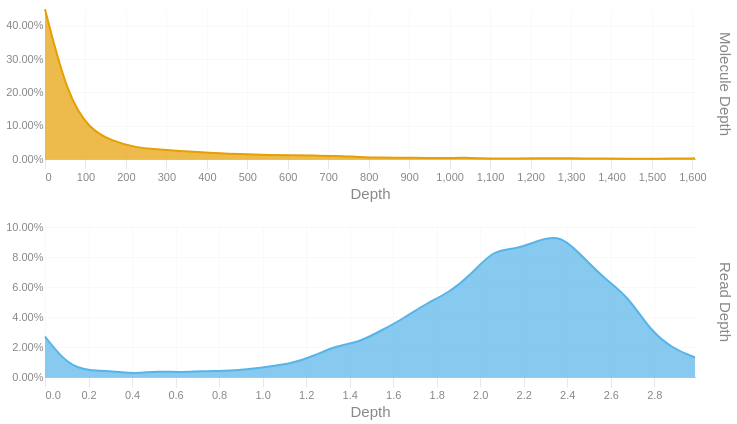

Here is the notebook cell this chart was saved with:
### Code cell
readdep = depth_hist(tb['Read Depth'], q99, 3)
readdep = readdep.with_columns(pl.lit('Read Depth').alias('Metric'))
if not SKIPLR:
    moldep = depth_hist(tb['Molecule Depth'], mol_q99, 1)
    moldep = moldep.with_columns(pl.lit('Molecule Depth').alias('Metric'))
    _hist = pl.concat([readdep, moldep])
    _hist = _hist.filter(pl.col('Proportion') != 0)
    with SafeRender(_hist):
        (
            alt.Chart(_hist)        
            .mark_area(interpolate = "basis")
            .encode(
                x=alt.X('Bin:Q').scale(domainMin=0).axis(alt.Axis(title='Depth')),
                y = alt.Y('Proportion:Q', title = None).axis(format = '.2%'),
                color = alt.Color('Metric:N').legend(None),
                row = alt.Row("Metric:N").header(title = None, labelOrient = 'right'),
                tooltip = [
                    alt.Tooltip("Metric:N", title = "Metric"),
                    alt.Tooltip('Interval:N', title = "Depth Interval"),
                    alt.Tooltip('Proportion:Q', title = "% Alignments").format('.2%')
                ]
            )
            .resolve_scale(x='independent', y='independent')
            .properties(
                height = 150, width = 650,
                usermeta={'embedOptions': {'downloadFileName': f'{samplename}.depth.hist'}}
            )
        ).display()
else:
    readdep = readdep.filter(pl.col('Proportion') != 0)
    with SafeRender(readdep):
        (
            alt.Chart(readdep)        
            .mark_area(interpolate = "basis")
            .encode(
                x=alt.X('Bin:Q').scale(domainMin=0).axis(alt.Axis(title='Depth')),
                y = alt.Y('Proportion:Q', title = None).axis(format = '.2%'),
                tooltip = [
                    alt.Tooltip('Interval:N', title = "Depth Interval"),
                    alt.Tooltip('Proportion:Q', title = "% Alignments").format('.2%')
                ]
            )
            .properties(
                usermeta={'embedOptions': {'downloadFileName': f'{samplename}.depth.hist'}}
            )
        ).display()

### Figure 1 — Vega-Lite specification as saved in the notebook (floating-point values rounded to 4 significant figures)
{"width": 650, "height": 150, "config": {"title": {"anchor": "start", "dy": -15, "fontSize": 18, "color": "#888888", "subtitleColor": "#888888", "subtitleFontSize": 14}, "arc": {"fill": "#0072B2"}, "axis": {"domainColor": "#888888", "domainWidth": 0.5, "gridWidth": 0.2, "grid": false, "titleFontWeight": 400, "titleFontSize": 15, "labelFontSize": 11, "labelColor": "#888888", "tickColor": "#888888", "tickWidth": 0.2, "titleColor": "#888888"}, "axisBand": {"grid": false}, "axisX": {"grid": true, "tickSize": 10, "domainCap": "round"}, "axisY": {"domain": false, "grid": true, "tickSize": 0, "domainCap": "round"}, "background": "transparent", "header": {"labelFontSize": 15, "labelColor": "#888888", "titleFontSize": 15, "titleFontWeight": 600, "titleColor": "#888888"}, "legend": {"labelFont": "sans-serif", "labelFontSize": 12, "labelColor": "#888888", "symbolSize": 100, "symbolType": "circle", "titleFontSize": 12, "titlePadding": 10, "titleColor": "#888888", "title": null}, "range": {"category": ["#E69F00", "#56B4E9", "#009E73", "#F0E442", "#0072B2", "#D55E00", "#CC79A7", "#000000"], "diverging": ["#cfe8f3", "#a2d4ec", "#73bfe2", "#46abdb", "#1696d2", "#12719e"]}, "area": {"fill": "#0072B2", "fillOpacity": 0.7, "line": true, "strokeOpacity": 0.7}, "line": {"color": "#0072B2", "stroke": "#0072B2", "strokeWidth": 2}, "trail": {"color": "#0072B2", "stroke": "#0072B2", "strokeWidth": 0, "size": 1}, "point": {"filled": true, "fillOpacity": 1.0, "size": 95}, "text": {"color": "#888888", "fontSize": 11, "align": "right", "fontWeight": 400, "size": 11}, "bar": {"fill": "#0072B2", "stroke": null}, "view": {"stroke": null, "continuousWidth": 660, "continuousHeight": 400}}, "data": {"name": "data-7948562917d6e6d70819fa5ae19a9c99"}, "mark": {"type": "area", "interpolate": "basis"}, "encoding": {"color": {"field": "Metric", "legend": null, "type": "nominal"}, "row": {"field": "Metric", "header": {"title": null, "labelOrient": "right"}, "type": "nominal"}, "tooltip": [{"field": "Metric", "title": "Metric", "type": "nominal"}, {"field": "Interval", "title": "Depth Interval", "type": "nominal"}, {"field": "Proportion", "format": ".2%", "title": "% Alignments", "type": "quantitative"}], "x": {"axis": {"title": "Depth"}, "field": "Bin", "scale": {"domainMin": 0}, "type": "quantitative"}, "y": {"axis": {"format": ".2%"}, "field": "Proportion", "title": null, "type": "quantitative"}}, "resolve": {"scale": {"x": "independent", "y": "independent"}}, "usermeta": {"embedOptions": {"downloadFileName": "S6_Kennetcook_3564.depth.hist"}}, "$schema": "https://vega.github.io/schema/vega-lite/v6.1.0.json", "datasets": {"data-7948562917d6e6d70819fa5ae19a9c99": [{"Bin": 0.0, "Interval": "0.0-0.103", "Proportion": 0.027, "Metric": "Read Depth"}, {"Bin": 0.103, "Interval": "0.103-0.206", "Proportion": 0.008, "Metric": "Read Depth"}, {"Bin": 0.206, "Interval": "0.206-0.309", "Proportion": 0.004, "Metric": "Read Depth"}, {"Bin": 0.309, "Interval": "0.309-0.412", "Proportion": 0.004, "Metric": "Read Depth"}, {"Bin": 0.412, "Interval": "0.412-0.515", "Proportion": 0.002, "Metric": "Read Depth"}, {"Bin": 0.515, "Interval": "0.515-0.618", "Proportion": 0.004, "Metric": "Read Depth"}, {"Bin": 0.618, "Interval": "0.618-0.721", "Proportion": 0.003, "Metric": "Read Depth"}, {"Bin": 0.721, "Interval": "0.721-0.824", "Proportion": 0.004, "Metric": "Read Depth"}, {"Bin": 0.824, "Interval": "0.824-0.927", "Proportion": 0.004, "Metric": "Read Depth"}, {"Bin": 0.927, "Interval": "0.927-1.03", "Proportion": 0.005, "Metric": "Read Depth"}, {"Bin": 1.03, "Interval": "1.03-1.133", "Proportion": 0.007, "Metric": "Read Depth"}, {"Bin": 1.133, "Interval": "1.133-1.236", "Proportion": 0.009, "Metric": "Read Depth"}, {"Bin": 1.236, "Interval": "1.236-1.339", "Proportion": 0.014, "Metric": "Read Depth"}, {"Bin": 1.339, "Interval": "1.339-1.442", "Proportion": 0.021, "Metric": "Read Depth"}, {"Bin": 1.442, "Interval": "1.442-1.545", "Proportion": 0.023, "Metric": "Read Depth"}, {"Bin": 1.545, "Interval": "1.545-1.648", "Proportion": 0.031, "Metric": "Read Depth"}, {"Bin": 1.648, "Interval": "1.648-1.751", "Proportion": 0.039, "Metric": "Read Depth"}, {"Bin": 1.751, "Interval": "1.751-1.854", "Proportion": 0.049, "Metric": "Read Depth"}, {"Bin": 1.854, "Interval": "1.854-1.957", "Proportion": 0.056, "Metric": "Read Depth"}, {"Bin": 1.957, "Interval": "1.957-2.06", "Proportion": 0.068, "Metric": "Read Depth"}, {"Bin": 2.06, "Interval": "2.06-2.163", "Proportion": 0.085, "Metric": "Read Depth"}, {"Bin": 2.163, "Interval": "2.163-2.266", "Proportion": 0.085, "Metric": "Read Depth"}, {"Bin": 2.266, "Interval": "2.266-2.369", "Proportion": 0.091, "Metric": "Read Depth"}, {"Bin": 2.369, "Interval": "2.369-2.472", "Proportion": 0.095, "Metric": "Read Depth"}, {"Bin": 2.472, "Interval": "2.472-2.575", "Proportion": 0.08, "Metric": "Read Depth"}, {"Bin": 2.575, "Interval": "2.575-2.678", "Proportion": 0.065, "Metric": "Read Depth"}, {"Bin": 2.678, "Interval": "2.678-2.781", "Proportion": 0.054, "Metric": "Read Depth"}, {"Bin": 2.781, "Interval": "2.781-2.884", "Proportion": 0.031, "Metric": "Read Depth"}, {"Bin": 2.884, "Interval": "2.884-2.987", "Proportion": 0.019, "Metric": "Read Depth"}, {"Bin": 2.987, "Interval": "2.987-3.09", "Proportion": 0.013, "Metric": "Read Depth"}, {"Bin": 0.0, "Interval": "0.0-55.4", "Proportion": 0.449, "Metric": "Molecule Depth"}, {"Bin": 55.4, "Interval": "55.4-110.8", "Proportion": 0.189, "Metric": "Molecule Depth"}, {"Bin": 110.8, "Interval": "110.8-166.2", "Proportion": 0.088, "Metric": "Molecule Depth"}, {"Bin": 166.2, "Interval": "166.2-221.6", "Proportion": 0.054, "Metric": "Molecule Depth"}, {"Bin": 221.6, "Interval": "221.6-277.0", "Proportion": 0.035, "Metric": "Molecule Depth"}, {"Bin": 277.0, "Interval": "277.0-332.4", "Proportion": 0.029, "Metric": "Molecule Depth"}, {"Bin": 332.4, "Interval": "332.4-387.7", "Proportion": 0.024, "Metric": "Molecule Depth"}, {"Bin": 387.7, "Interval": "387.7-443.1", "Proportion": 0.02, "Metric": "Molecule Depth"}, {"Bin": 443.1, "Interval": "443.1-498.5", "Proportion": 0.016, "Metric": "Molecule Depth"}, {"Bin": 498.5, "Interval": "498.5-553.9", "Proportion": 0.014, "Metric": "Molecule Depth"}, {"Bin": 553.9, "Interval": "553.9-609.3", "Proportion": 0.012, "Metric": "Molecule Depth"}, {"Bin": 609.3, "Interval": "609.3-664.7", "Proportion": 0.011, "Metric": "Molecule Depth"}, {"Bin": 664.7, "Interval": "664.7-720.1", "Proportion": 0.01, "Metric": "Molecule Depth"}, {"Bin": 720.1, "Interval": "720.1-775.5", "Proportion": 0.01, "Metric": "Molecule Depth"}, {"Bin": 775.5, "Interval": "775.5-830.9", "Proportion": 0.006, "Metric": "Molecule Depth"}, {"Bin": 830.9, "Interval": "830.9-886.3", "Proportion": 0.004, "Metric": "Molecule Depth"}, {"Bin": 886.3, "Interval": "886.3-941.7", "Proportion": 0.004, "Metric": "Molecule Depth"}, {"Bin": 941.7, "Interval": "941.7-997.1", "Proportion": 0.003, "Metric": "Molecule Depth"}, {"Bin": 997.1, "Interval": "997.1-1052.5", "Proportion": 0.003, "Metric": "Molecule Depth"}, {"Bin": 1052.0, "Interval": "1052.5-1107.9", "Proportion": 0.004, "Metric": "Molecule Depth"}, {"Bin": 1108.0, "Interval": "1107.9-1163.2", "Proportion": 0.001, "Metric": "Molecule Depth"}, {"Bin": 1163.0, "Interval": "1163.2-1218.6", "Proportion": 0.002, "Metric": "Molecule Depth"}, {"Bin": 1219.0, "Interval": "1218.6-1274.0", "Proportion": 0.002, "Metric": "Molecule Depth"}, {"Bin": 1274.0, "Interval": "1274.0-1329.4", "Proportion": 0.002, "Metric": "Molecule Depth"}, {"Bin": 1329.0, "Interval": "1329.4-1384.8", "Proportion": 0.002, "Metric": "Molecule Depth"}, {"Bin": 1385.0, "Interval": "1384.8-1440.2", "Proportion": 0.001, "Metric": "Molecule Depth"}, {"Bin": 1440.0, "Interval": "1440.2-1495.6", "Proportion": 0.001, "Metric": "Molecule Depth"}, {"Bin": 1496.0, "Interval": "1495.6-1551.0", "Proportion": 0.001, "Metric": "Molecule Depth"}, {"Bin": 1551.0, "Interval": "1551.0-1606.4", "Proportion": 0.001, "Metric": "Molecule Depth"}, {"Bin": 1606.0, "Interval": "1606.4-1661.78", "Proportion": 0.002, "Metric": "Molecule Depth"}]}}
